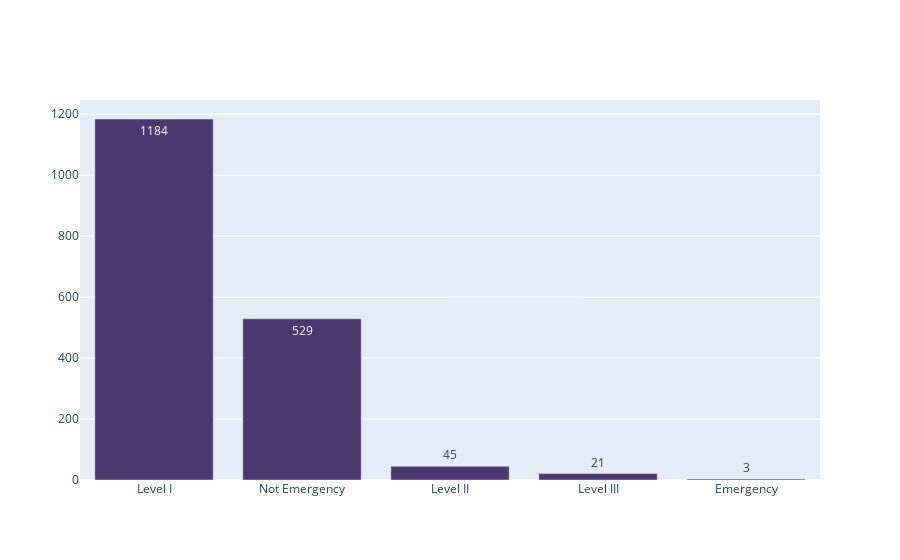

The notebook cell saved with this chart:
### Code cell
df5 = data['Emergency Level'].value_counts()
df5 = df5.reset_index()
df5
fig = go.Figure(data=[go.Bar(
            x=df5['Emergency Level'], y=df5['count'],
            text=df5['count'],
            textposition='auto',
            marker_color = '#4a386f'
        )])
fig.show()

### Figure 1 — Plotly figure (JSON) as saved in the notebook; plotly's stock layout.template omitted (floating-point values rounded to 4 significant figures)
{"data": [{"marker": {"color": "#4a386f"}, "text": [1184, 529, 45, 21, 3], "textposition": "auto", "type": "bar", "x": ["Level I", "Not Emergency", "Level II", "Level III", "Emergency"], "y": [1184, 529, 45, 21, 3]}], "layout": {}}
